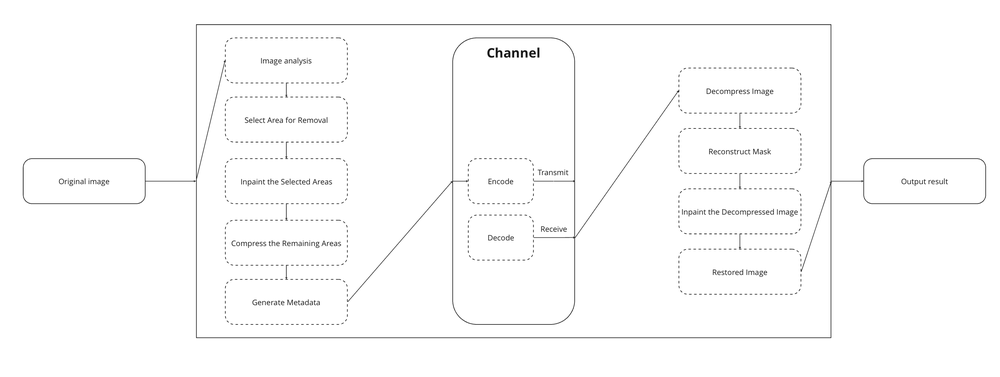
#> input picture framework.png, 1000 x 377 px, shrunk from 3214 x 1212 before the run, found by its file name
$ python -i criminisi.py   (imports and definitions only)   (older library calls are emulated)
#> lines starting #> are read from the running program, lines starting #| are printed output that depends on the picture; after the words box and inside, x2 and y2 are one past the last pixel; in counts of white or black regions, pixels touching at a corner belong together
import os
import cv2
import numpy as np
from scipy.ndimage import distance_transform_edt


# Reference: Criminisi, A., Pérez, P., & Toyama, K. (2004). "Region Filling and Object Removal by Exemplar-Based Image Inpainting." IEEE Transactions on Image Processing, 13(9), 1200-1212.
class CriminisiImageInpainting:
    """
    Process image inpainting using the Criminisi Algorithm.
    """

    def split_filename(self, file_name: str) -> tuple:
        """
        Split the filename into the name without the extension and the extension.
        """
#> in process_criminisi_edit, original_image is the input picture: shape (377, 1000, 3); min 0, max 255, mean 251.5
        file_name_without_extension, file_extension = os.path.splitext(file_name)
        return file_name_without_extension, file_extension

    def find_removable_regions(self, image: np.ndarray) -> np.ndarray:
        """
        Find and return a mask of the removable regions in the image.
        """
        # Convert to grayscale
        gray = cv2.cvtColor(image, cv2.COLOR_BGR2GRAY)

        # Apply GaussianBlur to reduce noise and improve edge detection
        blurred = cv2.GaussianBlur(gray, (5, 5), 0)

        # Apply Canny edge detection
        edges = cv2.Canny(blurred, 50, 150)
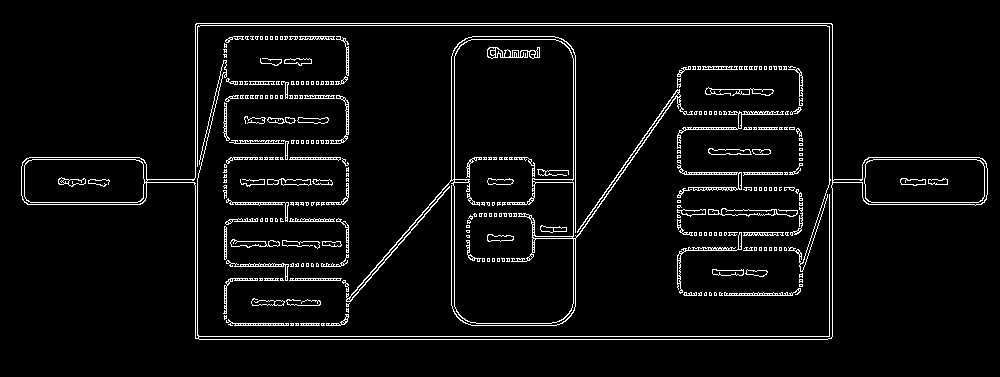
#> edges: shape (377, 1000); 4.9% white in thin lines or dots, all inside (x1, y1, x2, y2) = (21, 23, 988, 340)

        # Dilate edges to make regions more pronounced
        dilated = cv2.dilate(edges, None, iterations=2)
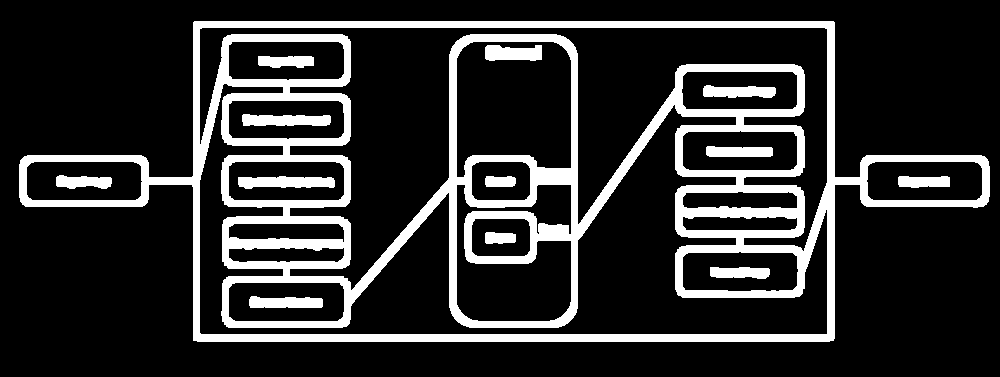
#> dilated: shape (377, 1000); 17.9% white; 13 white regions

        # Find contours
        contours, _ = cv2.findContours(
            dilated, cv2.RETR_EXTERNAL, cv2.CHAIN_APPROX_SIMPLE
        )
#> contours = 1 contour; box (x1, y1, x2, y2) and area: (19, 21, 990, 342) 218620

        # Create a mask for the regions to be removed
        mask = np.zeros_like(gray)

        # Draw contours on the mask
        for contour in contours:
            cv2.drawContours(mask, [contour], -1, 255, thickness=cv2.FILLED)
#> this loop made 1 pass
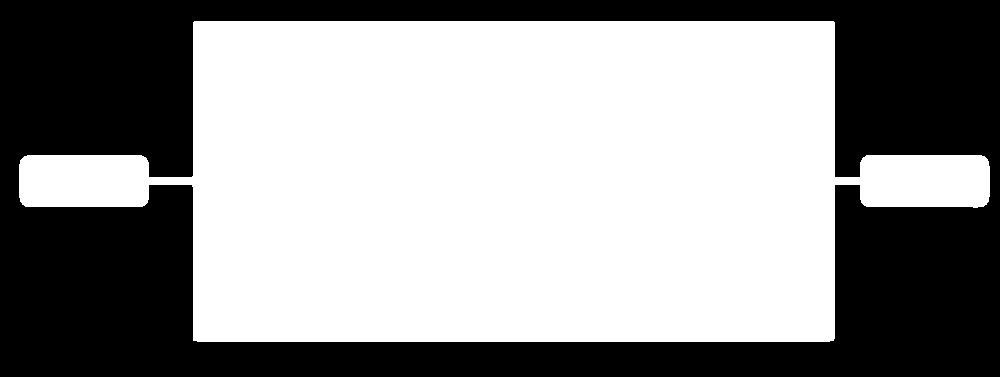
#> mask: shape (377, 1000); 58.3% white; 1 black region, box (x1, y1, x2, y2) and area: (0, 0, 1000, 377) 157030

        return mask

    def compute_gradient_magnitude(self, image: np.ndarray) -> np.ndarray:
        """
        Compute the gradient magnitude of the image.
        """
        # Convert to grayscale
        gray = cv2.cvtColor(image, cv2.COLOR_BGR2GRAY)

        # Compute gradients along the x and y axis
        grad_x = cv2.Sobel(gray, cv2.CV_64F, 1, 0, ksize=3)
        grad_y = cv2.Sobel(gray, cv2.CV_64F, 0, 1, ksize=3)
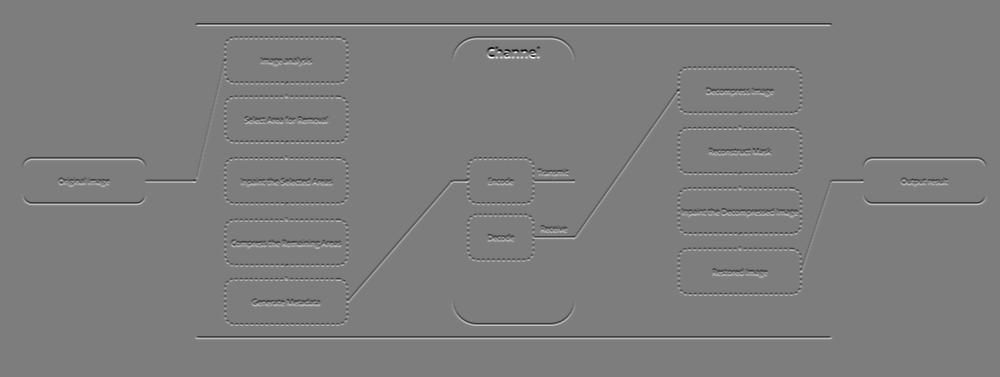
#> grad_y: shape (377, 1000) float64; min -955, max 978, mean 0; drawn with min black and max white

        # Compute gradient magnitude
        gradient_magnitude = cv2.magnitude(grad_x, grad_y)

        # Convert to 8-bit image
        gradient_magnitude = cv2.convertScaleAbs(gradient_magnitude)

        return gradient_magnitude

    def compute_patch_priority(
        self, mask: np.ndarray, gradient_magnitude: np.ndarray
    ) -> np.ndarray:
        """
        Compute the patch priority based on the mask and gradient magnitude.
        """
        # Compute distance transform
        distance_transform = distance_transform_edt(mask)
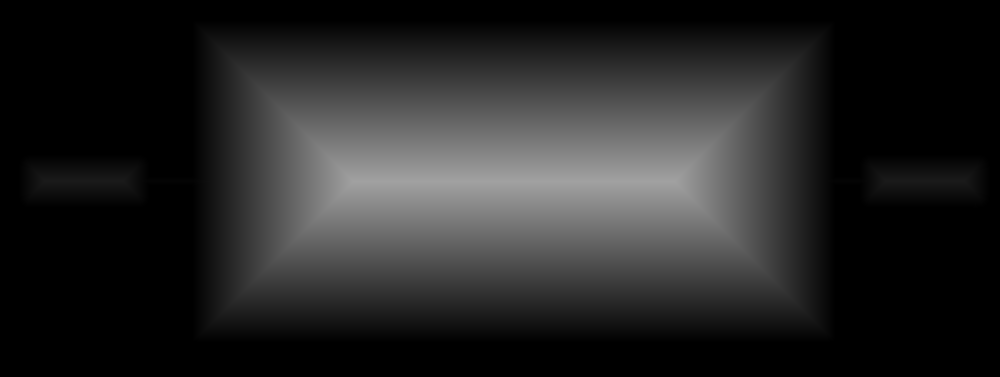
#> distance_transform: shape (377, 1000) float64; min 0, max 161, mean 37.3

        # Normalize the distance transform
        distance_transform = distance_transform / distance_transform.max()
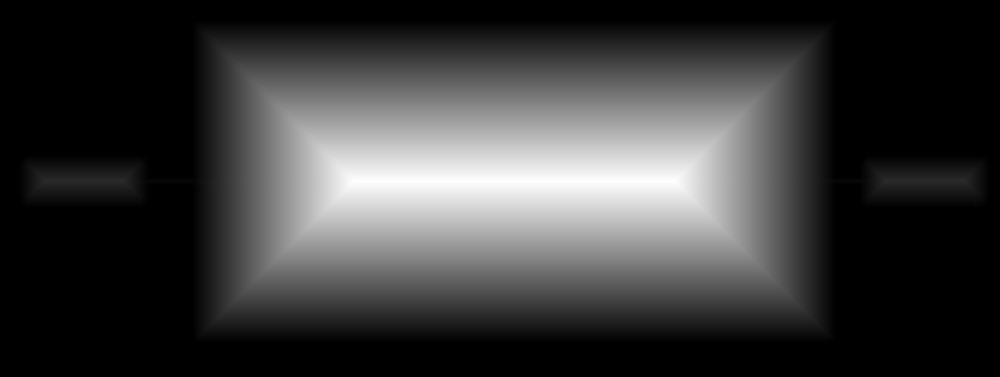
#> distance_transform: shape (377, 1000) float64; min 0, max 1, mean 0.231

        # Convert gradient magnitude to grayscale if it's not already
        if len(gradient_magnitude.shape) == 3:
            gradient_magnitude = cv2.cvtColor(gradient_magnitude, cv2.COLOR_BGR2GRAY)

        # Normalize the gradient magnitude
        gradient_magnitude = gradient_magnitude / gradient_magnitude.max()

        # Compute priority as the product of distance transform and gradient magnitude
        priority = distance_transform * gradient_magnitude
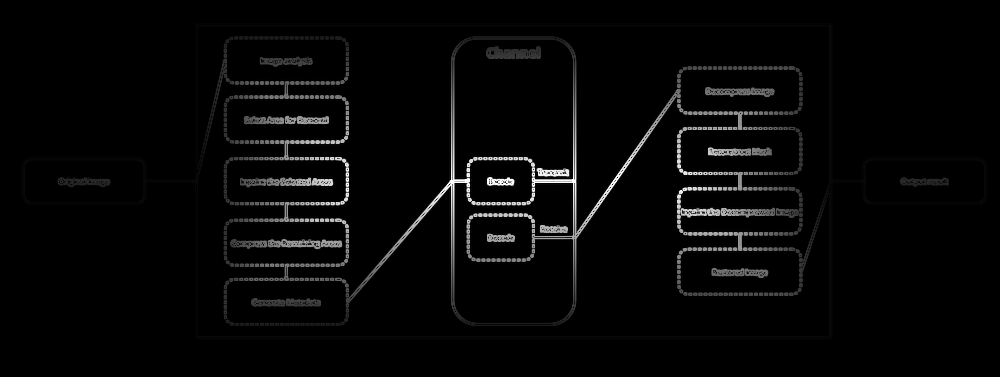
#> priority: shape (377, 1000) float64; min 0, max 1, mean 0.0264

        return priority

    def find_highest_priority_patch(self, priority: np.ndarray) -> tuple:
        """
        Find the coordinates of the highest priority patch.
        """
        y, x = np.unravel_index(np.argmax(priority), priority.shape)
#> y = 181; x = 450
        return (x, y)

    def criminisi_inpaint(self, image: np.ndarray, mask: np.ndarray) -> np.ndarray:
        """
        Inpaint the image using the Criminisi Algorithm.
        """
        # Compute gradient magnitude
        gradient_magnitude = self.compute_gradient_magnitude(image)

        # Compute patch priority
        priority = self.compute_patch_priority(mask, gradient_magnitude)

        # Find the highest priority patch
        patch_center = self.find_highest_priority_patch(priority)
#> patch_center = (450, 181)

        # Debugging statements
        print(f"Gradient Magnitude shape: {gradient_magnitude.shape}")
#| Gradient Magnitude shape: (377, 1000)
        print(f"Priority shape: {priority.shape}")
#| Priority shape: (377, 1000)
        print(f"Patch center: {patch_center}")
#| Patch center: (450, 181)

        # Perform inpainting (example using OpenCV's inpaint function for simplicity)
        inpainted_image = cv2.inpaint(image, mask, 3, cv2.INPAINT_TELEA)
#> inpainted_image: shape (377, 1000, 3); every value is 255

        return inpainted_image

    def save_output(self, image: np.ndarray, filename: str) -> None:
        """
        Save the output image to a file.
        """
        base_path = "data/criminisi/"
        os.makedirs(base_path, exist_ok=True)
        full_path = base_path + filename
        cv2.imwrite(full_path, image)
        print(f"Saved: {full_path}")

    def process_criminisi_edit(self, file_name: str) -> None:
        """
        Process the Criminisi Image Editing of the image and save the results.
        """
        file_name_without_extension, _ = self.split_filename(file_name)
        image_path = f"data/benchmark/{file_name}"

        # Load image
        original_image = cv2.imread(image_path)

        # Find removable regions in the image
        mask = self.find_removable_regions(original_image)

        # Perform Criminisi Image Editing
        output_image = self.criminisi_inpaint(original_image, mask)
        self.save_output(
            output_image, f"{file_name_without_extension}_criminisi_edited.jpg"
        )

>>> result = CriminisiImageInpainting().process_criminisi_edit('../framework.png')
